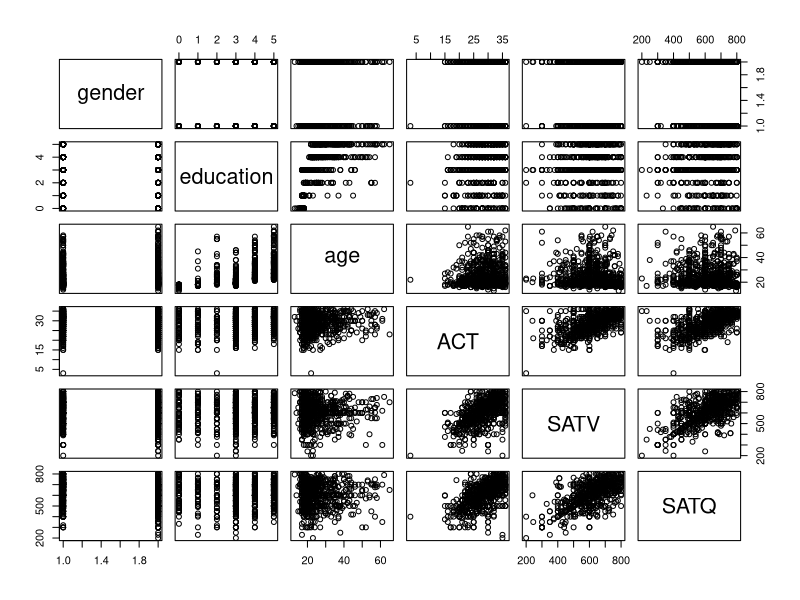

This chart was generated by the following R code:
## ---- chunk 1
#load the psych package
library(tidyverse)
library(psych)
library(knitr)
library(kableExtra)


#load built in dataset 'sat.act'
dat = sat.act

#run describe on the dataset & save obj
datDscrb = data.frame(describe(dat))
## ---- chunk 2
#Now run the code and include BOTH the code and output

#one liner using base R
#datDscrb1 = round(datDscrb[, c("mean", "sd")], 3)

#tidyverse syntax
datDscrb %>%
    select("mean", "sd") %>%
    round(3) %>%
    kable(format = "latex", escape = F, row.names = T, booktabs = T,
          col.names = c("Mean", "SD")) %>%
        kable_styling(latex_options = c("striped"), full_width = F)
## ---- chunk 3
pairs(dat)
